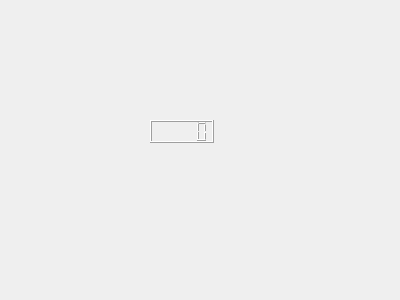
<?xml version="1.0" encoding="UTF-8"?>
<ui version="4.0">
 <class>Widget</class>
 <widget class="QWidget" name="Widget">
  <property name="geometry">
   <rect>
    <x>0</x>
    <y>0</y>
    <width>400</width>
    <height>300</height>
   </rect>
  </property>
  <property name="windowTitle">
   <string>Widget</string>
  </property>
  <widget class="QLCDNumber" name="lcdNumber">
   <property name="geometry">
    <rect>
     <x>150</x>
     <y>120</y>
     <width>64</width>
     <height>23</height>
    </rect>
   </property>
  </widget>
 </widget>
 <layoutdefault spacing="6" margin="11"/>
 <resources/>
 <connections/>
</ui>
